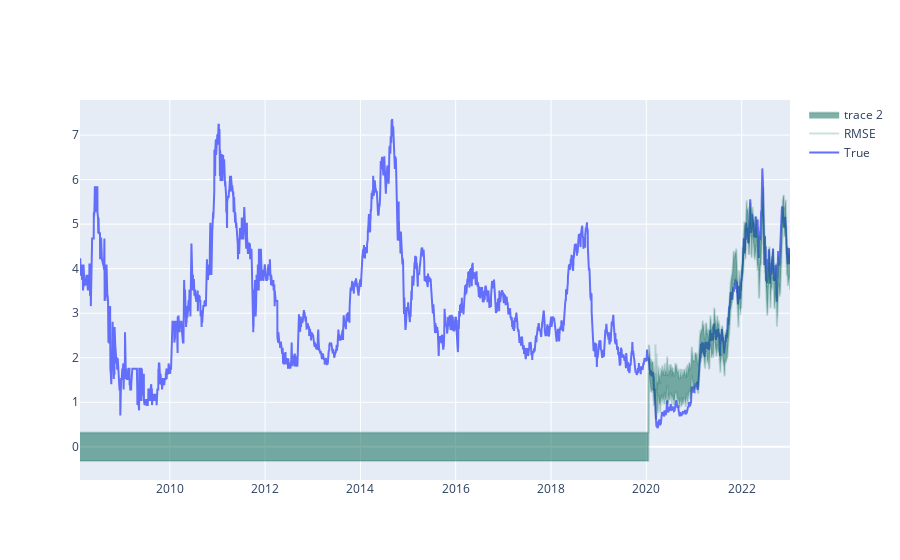

Write notebook code for a chart like this one.
### Markdown cell above
# MVP Model results:

### Code cell
#plot TVE predictions and close in a plotly graph
import plotly.graph_objects as go

fig = go.Figure()

fig.add_trace(go.Scatter(x=TVE.index, y=TVE['Close'],
                    mode='lines',
                    name='True'))
                    
# fig.add_trace(go.Scatter(x=TVE.index, y=TVE['Predictions'],
#                     mode='lines',
#                     name='Predictions'))

# draw a shaded area between two lines: Prediction + RMSE and Prediction - RMSE. RMSE = 0.319075
fig.add_trace(go.Scatter(x=TVE.index, y=TVE['Predictions'] + 0.319075, fill=None, mode='lines', line_color='rgba(0,100,80,0.2)', name='RMSE'))
fig.add_trace(go.Scatter(x=TVE.index, y=TVE['Predictions'] - 0.319075, fill='tonexty', mode='lines', line_color='rgba(0,100,80,0.2)'))

fig.show()

### Figure 1 — Plotly figure (JSON) as saved in the notebook; plotly's stock layout.template omitted (floating-point values rounded to 4 significant figures; data arrays with more than 128 entries replaced by an {"elided": "..."} marker saying what was removed)
{"data": [{"mode": "lines", "name": "True", "type": "scatter", "x": {"elided": "3734 str values"}, "y": {"elided": "3734 float values"}}, {"line": {"color": "rgba(0,100,80,0.2)"}, "mode": "lines", "name": "RMSE", "type": "scatter", "x": {"elided": "3734 str values"}, "y": {"elided": "3734 float values"}}, {"fill": "tonexty", "line": {"color": "rgba(0,100,80,0.2)"}, "mode": "lines", "type": "scatter", "x": {"elided": "3734 str values"}, "y": {"elided": "3734 float values"}}], "layout": {"autosize": true, "xaxis": {"autorange": true, "range": ["2008-02-13", "2023-01-06"], "type": "date"}, "yaxis": {"autorange": true, "range": [-0.7458, 7.788], "type": "linear"}}}
